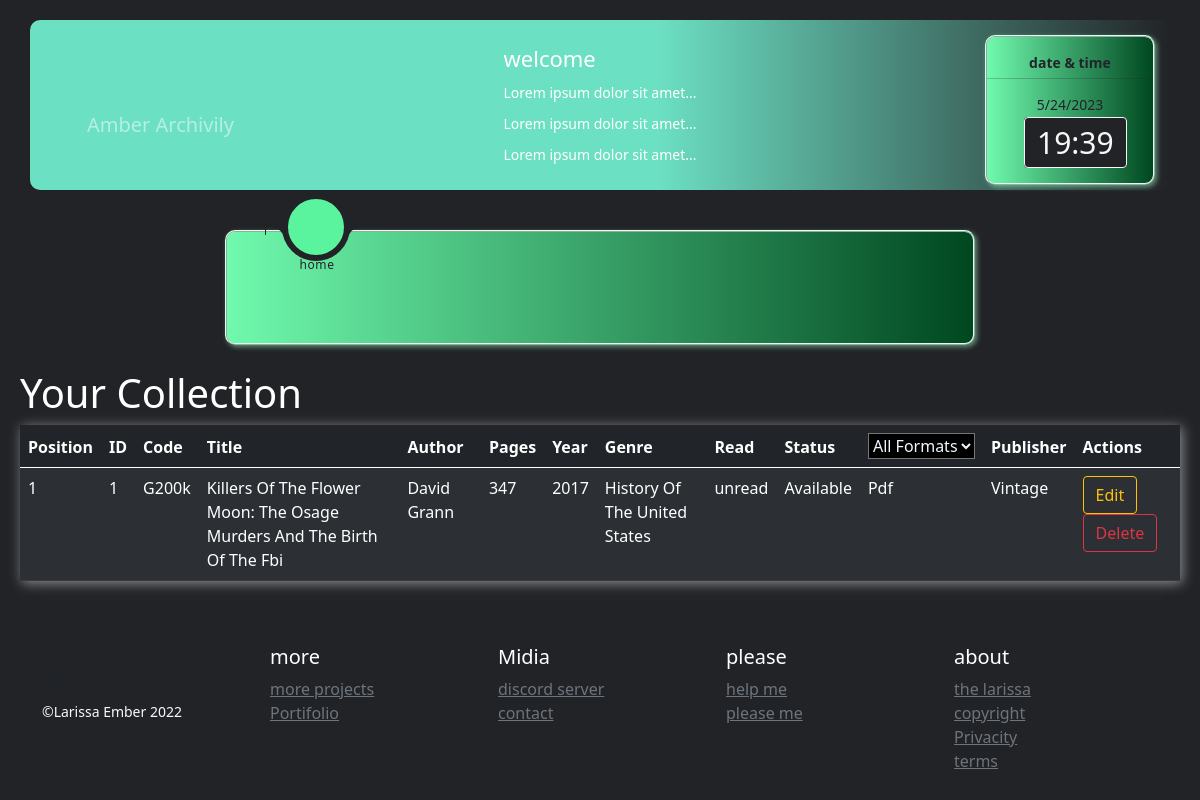
The app's page /your_collection (signed in), older data.
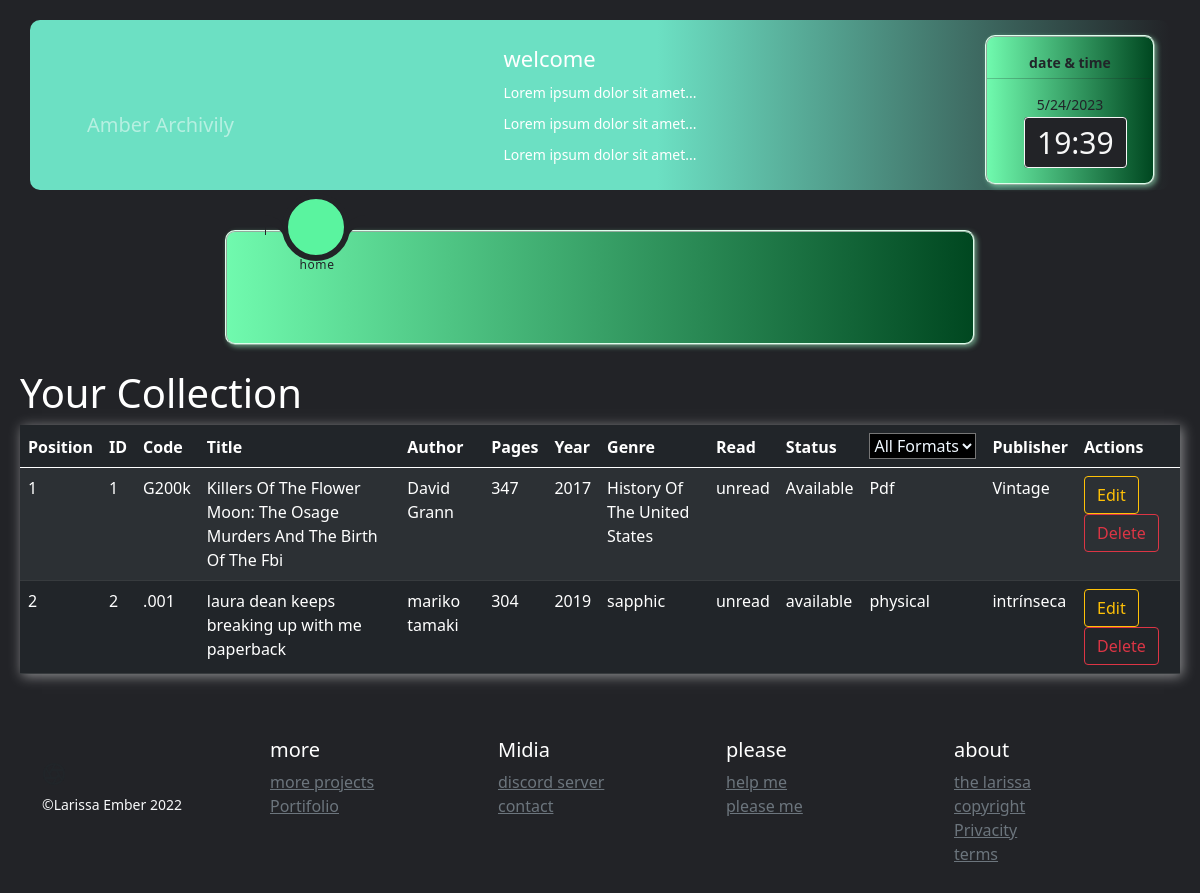
The same page, newer data.
### app/__init__.py (models this page shows, shortened)
class Book(db.Model):
    __tablename__ = 'books'
    id = db.Column(db.Integer, primary_key=True)
    code = db.Column(db.String(8), unique=True, nullable=False)
    title = db.Column(db.String(200), nullable=False)
    author = db.Column(db.String(100), nullable=False)
    publisher = db.Column(db.String(100), nullable=False)
    year = db.Column(db.Integer, nullable=False)
    pages = db.Column(db.Integer, nullable=False)
    status = db.Column(db.String(50), nullable=False)  # 'available', 'borrowed', or 'ex-libris'
    format = db.Column(db.String(50), nullable=False)  # 'physical', 'e-book', or 'pdf'
    read = db.Column(db.String(10), nullable=False)
    genre = db.Column(db.String(50), nullable=False)
    user_id = db.Column(db.Integer, db.ForeignKey('users.id'), nullable=False)
    def __repr__(self):
        return f'<code={self.code}, book={self.title}, author={self.author}, year={self.year}, pages={self.pages}, genre={self.genre}, publisher={self.publisher}, format={self.format}, status={self.status}>'

### app/controllers/defaut.py (the view)
@app.route('/your_collection')
def your_collection():
    user = get_logged_in_user()
    if not user:
        return redirect('/login')
    books = Book.query.filter_by(user_id=user.id).all()
    print(books)
    return render_template('your_collection.html', books=books)

### app/__init__.py (called while the page is built)
    @property
    def is_authenticated(self):
        return True

### app/controllers/defaut.py (called while the page is built)
@lm.user_loader
def load_user(user_id):
    return User.query.get(int(user_id))

def get_logged_in_user():
    if current_user.is_authenticated:
        return current_user
    else:
        return None

### app/templates/your_collection.html (shortened to what this page needs)
{% extends 'base.html' %}
{% block content %}
  <h1 class="text-white">Your Collection</h1>
<div class="table-responsive-md table-responsive-sm table-responsive-xl table-responsive-lg">
  <table class="table table-striped table-hover table-dark ">
    <thead>
      <tr>
        <th>Position</th>
        <th>ID</th>
        <th>Code</th>
        <th>Title</th>
        <th>Author</th>
        <th>Pages</th>
        <th>Year</th>
        <th>Genre</th>
        <th>Read</th>
        <th>Status</th>
        <th><div class="filters">
          <select id="format-filter">
            <option value="">All Formats</option>
          </select>
        </div></th>
        <th>Publisher</th>
        <th>Actions</th>
      </tr>
    </thead>
    <tbody>
      {% for book in books %}
        <tr>
          <td>{{ loop.index }}</td>
          <td>{{ book.id }}</td>
          <td>{{ book.code }}</td>
          <td>{{ book.title }}</td>
          <td>{{ book.author }}</td>
          <td>{{ book.pages }}</td>
          <td>{{ book.year }}</td>
          <td>{{ book.genre }}</td>
          <td>{{ book.read }}</td>
          <td>{{ book.status }}</td>
          <td>{{ book.format }}</td>
          <td>{{ book.publisher }}</td>
          <td>
            <a href="" class="btn btn-outline-warning">Edit</a>
            <button class="btn btn-outline-danger" onclick="confirmDelete({{ book.id }})">Delete</button>
          </td>
        </tr>
      {% endfor %}
  </table></div>
{% endblock %}

### app/templates/base.html (shortened to what this page needs)
<!DOCTYPE html>
<html lang="en">
<head>
  <link rel="stylesheet" href="https://cdn.jsdelivr.net/npm/bootstrap@5.0.1/dist/css/bootstrap.min.css">
  <link rel="stylesheet" href="{{ url_for('static', filename='css/style.css') }}">
</head>
<body>
  <div class="d-none d-md-block d-lg-block d-xl-block">
    <header>
      {% if current_user.is_authenticated %}
      <div id="hide" class="container bg-dark text-white">
        <a class="navbar-brand text-white-50" href="#">Amber Archivily</a>
        <div class="navbar-text">
          {% if current_user.is_authenticated %}
          <h2>welcome {{ username }}</h2>
          <p>Lorem ipsum dolor sit amet...</p>
          <p>Lorem ipsum dolor sit amet...</p>
          <p>Lorem ipsum dolor sit amet...</p>
          {% endif %}
          <div class="datetime">
            <p class="text-dark fw-bold">date & time</p>
            <hr class="bg-dark">
            <p class="text-dark"><span id="date"></span>
            </p>
            <div>
              <time></time>
            </div>
          </div>
        </div>
      </div> {% endif %}
      <div class="d-none d-md-block d-lg-block d-xl-block"><nav class="">
        <div class="navigation">
          <ul>
            <li class="list active">
              <a href="/home">
                <span class="text">home</span>
              </a>
            </li>
            <li class="list">
            </li>
            <li class="list">
            </li>
            <li class="list">
            </li>
            <li class="list">
            </li>
            <li class="list">
            </li>
            <li class="list">
            </li>
            <li class="list">
            </li>
            {% if current_user.is_authenticated %}
            <li class="list">
            </li>
            {%  endif %}
            <div class="indicator"></div>
          </ul>
        </div>
      </nav></div>
    </header>
  </div>
  <br>
  <main>
    {% block content %}
    {% endblock %}
  </main>
  <footer class="container py-5 d-none d-md-block d-lg-block d-xl-block">
    <div class="row">
      <div class="col-12 col-md">
        <br>
        <small class="d-block mb-3 text-light">&copy;Larissa Ember 2022</small>
      </div>
      <div class="col-6 col-md">
        <h5 class="text-white">more</h5>
        <ul class="list-unstyled text-small">
          <li><a class="link-secondary" href="#">more projects</a></li>
          <li><a class="link-secondary" href="#">Portifolio</a></li>
        </ul>
      </div>
      <div class="col-6 col-md">
        <h5 class="text-white">Midia</h5>
        <ul class="list-unstyled text-small">
          <li><a class="link-secondary" href="https://discord.gg/jWzjDQSE">discord server</a></li>
          <li><a class="link-secondary" href="/profile">contact</a></li>
        </ul>
      </div>
      <div class="col-6 col-md">
        <h5 class="text-white">please</h5>
        <ul class="list-unstyled text-small">
          <li><a class="link-secondary" href="/help">help me</a></li>
          <li><a class="link-secondary" href="#">please me</a></li>
        </ul>
      </div>
      <div class="col-6 col-md">
        <h5 class="text-white">about</h5>
        <ul class="list-unstyled text-small">
          <li><a class="link-secondary" href="/profile">the larissa</a></li>
          <li><a class="link-secondary" href="/copyright">copyright</a></li>
          <li><a class="link-secondary" href="/only_fans">Privacity</a></li>
          <li><a class="link-secondary" href="/terms">terms</a></li>
        </ul>
      </div>
    </div>
  </footer>
</body>
</html>

### app/static/css/style.css (style rules this page uses)
header { font-family: 'Poppins', sans-serif; }
body { padding: 20px; justify-content: center; align-items: center; min-width: 100vh; background: #222327; }
div.container { min-width: 100px; position: relative; display: flex; justify-content: center; align-items: center; min-width: auto; min-height: 170px; font-size: 15px; background: linear-gradient( to right, rgb(108, 224, 195) 55%, #222327 ); border-radius: 10px; }
div.container h2 { margin: 10px; font-size: 22px; }
div.container p { margin: 10px; font-size: 14px; }
div.container a { position: absolute; top: 50%; left: 5%; }
div.navbar-text { min-width: 200px; max-width: 1080px; display: block; justify-content: center; align-items: center; align-items: left; }
nav { margin-top: 40px; position: relative; display: flex; justify-content: center; align-items: center; }
.navigation { width: 750px; height: 115px; background: linear-gradient( to right, #70faae, #004720 ); border: 2px ridge #ddffec; box-shadow: 2px 2px 5px rgba(162, 255, 204, 0.5); position: relative; display: flex; justify-content: center; align-items: center; border-radius: 10px; }
.navigation ul { display: flex; width: 700px; }
.navigation ul li { position: relative; list-style: none; width: 70px; height: 70px; z-index: 1; }
.navigation ul li a { position: relative; display: flex; justify-content: center; align-items: center; flex-direction: column; width: 100%; text-align: center; font-weight: 500; }
.navigation ul li a .text { position: absolute; color: #222327; font-weight: 400; font-size: 0.75em; letter-spacing: 0.05em; transition: 0.5s; opacity: 0; transform: translateY(20px); }
.navigation ul li.active a .text { opacity: 1; transform: translateY(20px); }
.indicator { position: absolute; top: -35%; width: 68px; height: 68px; background: #5af49f; border-radius: 50%; border: 6px solid #222327; transition: 0.5s; }
.indicator::before { content: ''; position: absolute; top: 46%; left: -22px; width: 20px; height: 20px; background: transparent; border-top-right-radius: 20px; box-shadow: -1px -10px 0 0 #222327; }
.indicator::after { content: ''; position: absolute; top: 46%; right: -22px; width: 20px; height: 20px; background: transparent; border-top-left-radius: 20px; box-shadow: -1px -10px 0 0 #222327; }
.datetime { position: absolute; right: 15px; top: 15px; }
div.datetime { width: 170px; height: 150px; background: linear-gradient( to right, #70faae, #004720 ); display: block; justify-content: center; align-items: center; border-radius: 10px; border: 2px ridge #ddffec; box-shadow: 2px 2px 5px rgba(162, 255, 204, 0.5); }
div.datetime p { margin-top: 15px; align-items: center; justify-content: center; display: flex; margin-bottom: 5px; }
div.datetime hr { margin-top: 5px; margin-bottom: 5px; }
div.datetime div { margin-top: 5px; justify-content: center; align-items: center; }
time { margin: 37px; justify-content: center; align-items: center; width: 140px; border: 1px solid #f7f7f7; padding: 4px 12px; background-color: #222327; color: #f7f7f7; font-size: 2em; font-weight: 300; border-radius: 4px; }

### app/templates/base.html (style rules this page uses)
table { box-shadow: 2px 2px 12px rgba(255,255,255,0.5); }
select { background-color: black; color: aliceblue; }

Row changes from the older to the newer data that the page shows:
added Book: id "2", code ".001", title "laura dean keeps breaking up with me paperback", author "mariko tamaki", pages "304", year "2019", genre "sapphic", read "unread", status "available", format "physical", publisher "intrínseca"
